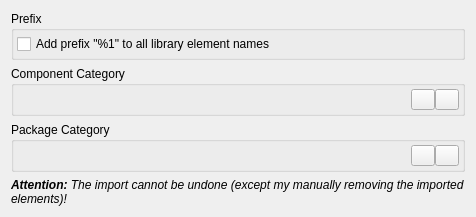
<?xml version="1.0" encoding="UTF-8"?>
<ui version="4.0">
 <class>librepcb::editor::EagleLibraryImportWizardPage_SetOptions</class>
 <widget class="QWizardPage" name="librepcb::editor::EagleLibraryImportWizardPage_SetOptions">
  <property name="geometry">
   <rect>
    <x>0</x>
    <y>0</y>
    <width>476</width>
    <height>217</height>
   </rect>
  </property>
  <property name="windowTitle">
   <string notr="true">SetOptions</string>
  </property>
  <property name="title">
   <string>Set Options</string>
  </property>
  <property name="subTitle">
   <string>Choose the import options and click on the import button below to continue. If you are unsure about the options, just keep the default values.</string>
  </property>
  <layout class="QVBoxLayout" name="verticalLayout" stretch="0,0,0,1">
   <item>
    <widget class="QGroupBox" name="groupBox_3">
     <property name="title">
      <string>Prefix</string>
     </property>
     <layout class="QVBoxLayout" name="verticalLayout_2">
      <property name="spacing">
       <number>0</number>
      </property>
      <property name="leftMargin">
       <number>3</number>
      </property>
      <property name="topMargin">
       <number>3</number>
      </property>
      <property name="rightMargin">
       <number>3</number>
      </property>
      <property name="bottomMargin">
       <number>3</number>
      </property>
      <item>
       <widget class="QCheckBox" name="cbxAddNamePrefix">
        <property name="toolTip">
         <string>Helps to distinguish between manually created elements and imported elements.</string>
        </property>
        <property name="text">
         <string>Add prefix &quot;%1&quot; to all library element names</string>
        </property>
       </widget>
      </item>
     </layout>
    </widget>
   </item>
   <item>
    <widget class="QGroupBox" name="gbxComponentCategory">
     <property name="title">
      <string>Component Category</string>
     </property>
     <layout class="QHBoxLayout" name="horizontalLayout_2">
      <property name="spacing">
       <number>0</number>
      </property>
      <property name="leftMargin">
       <number>3</number>
      </property>
      <property name="topMargin">
       <number>3</number>
      </property>
      <property name="rightMargin">
       <number>3</number>
      </property>
      <property name="bottomMargin">
       <number>3</number>
      </property>
      <item>
       <widget class="QLabel" name="lblComponentCategoryTree">
        <property name="text">
         <string notr="true"/>
        </property>
       </widget>
      </item>
      <item>
       <widget class="QToolButton" name="btnChooseComponentCategory">
        <property name="toolTip">
         <string>Choose category</string>
        </property>
        <property name="text">
         <string notr="true"/>
        </property>
        <property name="icon">
         <iconset>
          <normaloff>:/img/actions/search.png</normaloff>:/img/actions/search.png</iconset>
        </property>
       </widget>
      </item>
      <item>
       <widget class="QToolButton" name="btnResetComponentCategory">
        <property name="toolTip">
         <string>Reset</string>
        </property>
        <property name="text">
         <string notr="true"/>
        </property>
        <property name="icon">
         <iconset>
          <normaloff>:/img/actions/undo.png</normaloff>:/img/actions/undo.png</iconset>
        </property>
       </widget>
      </item>
     </layout>
    </widget>
   </item>
   <item>
    <widget class="QGroupBox" name="gbxPackageCategory">
     <property name="title">
      <string>Package Category</string>
     </property>
     <layout class="QHBoxLayout" name="horizontalLayout_3">
      <property name="spacing">
       <number>0</number>
      </property>
      <property name="leftMargin">
       <number>3</number>
      </property>
      <property name="topMargin">
       <number>3</number>
      </property>
      <property name="rightMargin">
       <number>3</number>
      </property>
      <property name="bottomMargin">
       <number>3</number>
      </property>
      <item>
       <widget class="QLabel" name="lblPackageCategoryTree">
        <property name="text">
         <string notr="true"/>
        </property>
       </widget>
      </item>
      <item>
       <widget class="QToolButton" name="btnChoosePackageCategory">
        <property name="toolTip">
         <string>Choose category</string>
        </property>
        <property name="text">
         <string notr="true"/>
        </property>
        <property name="icon">
         <iconset>
          <normaloff>:/img/actions/search.png</normaloff>:/img/actions/search.png</iconset>
        </property>
       </widget>
      </item>
      <item>
       <widget class="QToolButton" name="btnResetPackageCategory">
        <property name="toolTip">
         <string>Reset</string>
        </property>
        <property name="text">
         <string notr="true"/>
        </property>
        <property name="icon">
         <iconset>
          <normaloff>:/img/actions/undo.png</normaloff>:/img/actions/undo.png</iconset>
        </property>
       </widget>
      </item>
     </layout>
    </widget>
   </item>
   <item>
    <widget class="QLabel" name="label">
     <property name="font">
      <font>
       <italic>true</italic>
      </font>
     </property>
     <property name="text">
      <string>&lt;b&gt;Attention:&lt;/b&gt; The import cannot be undone (except my manually removing the imported elements)!</string>
     </property>
     <property name="alignment">
      <set>Qt::AlignBottom|Qt::AlignLeading|Qt::AlignLeft</set>
     </property>
     <property name="wordWrap">
      <bool>true</bool>
     </property>
    </widget>
   </item>
  </layout>
 </widget>
 <resources/>
 <connections/>
</ui>
